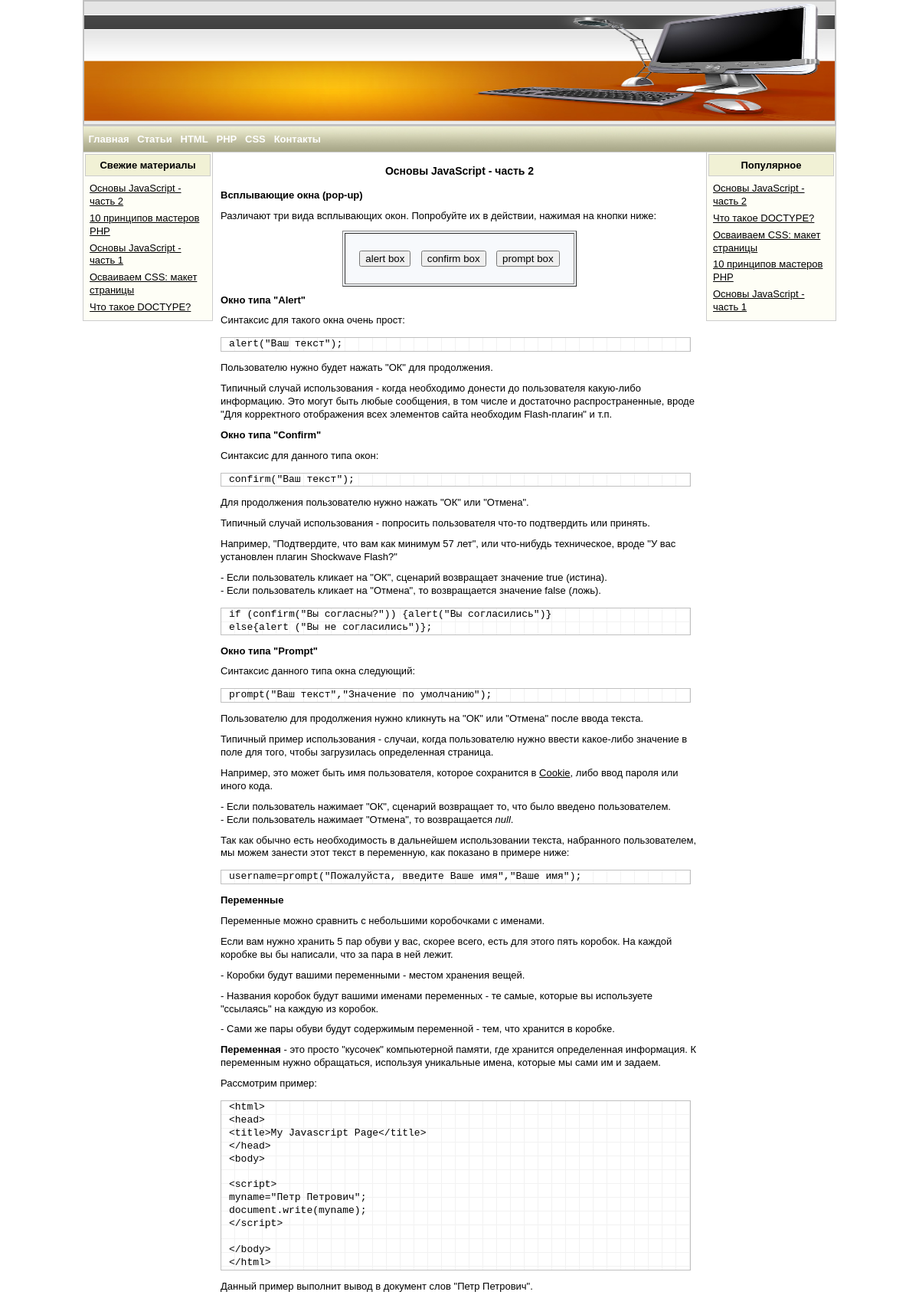
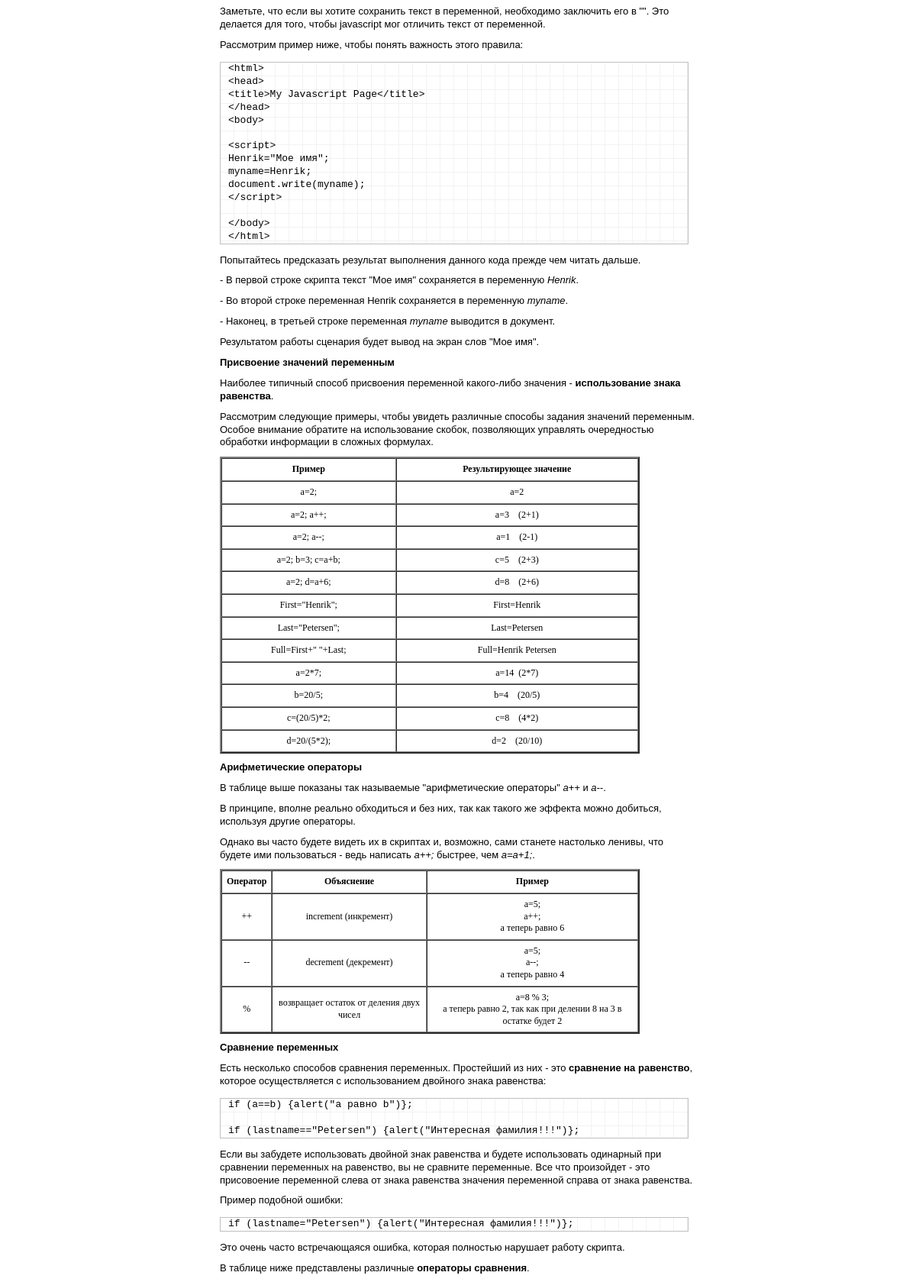
Page /materials/7 (upper part) on the committed database (2 pictures, top to bottom).
### tables this page shows
CREATE TABLE `materials` (
  `material_id` int(6) NOT NULL,
  `description` varchar(200) NOT NULL,
  `keywords` varchar(200) NOT NULL,
  `title` varchar(200) NOT NULL,
  `short_text` text NOT NULL,
  `main_text` text NOT NULL,
  `author` varchar(80) NOT NULL,
  `section0` varchar(30) NOT NULL,
  `section1` varchar(30) NOT NULL,
  `section2` varchar(30) NOT NULL,
  `section3` varchar(30) NOT NULL,
  `section4` varchar(30) NOT NULL,
  `small_img_url` varchar(200) NOT NULL,
  `count_views` int(8) NOT NULL DEFAULT '0',
  `date` timestamp NOT NULL DEFAULT CURRENT_TIMESTAMP ON UPDATE CURRENT_TIMESTAMP
);

### application/libraries/display_lib.php (called while the page is built, shortened)
<?php defined('BASEPATH') OR exit('No direct script access allowed');
class Display_lib
{
    public function user_page($data,$name)
    {
        $CI =& get_instance ();
        $CI->load->view('preheader_view',$data);
        $CI->load->view('header_view');
        $CI->load->view('top_navigation_view');
        $CI->load->view($name.'_view',$data);
        $CI->load->view('leftblock_view',$data);
        $CI->load->view('rightblock_view',$data);
    }
}

### application/controllers/materials.php (called while the page is built, shortened)
<?php defined('BASEPATH') OR exit('No direct script access allowed');
class Materials extends CI_Controller
{
    public function show($material_id)
    {
        $data = array();
        $data['latest_materials'] = $this->materials_model->get_latest();
        $data['popular_materials'] = $this->materials_model->get_popular();
        $data['main_info'] = $this->materials_model->get($material_id);
        if (empty($data['main_info']))
        {
            $data['info'] = 'Нет такого материала';
            $name = 'info';
            $this->display_lib->user_info_page($data,$name);
        }
        else
        {
            $counter_data = array('count_views' => $data['main_info']['count_views'] + 1);
            $this->materials_model->update_counter($material_id,$counter_data);
            $data['fail_captcha'] = '';
            $data['success_comment'] = '';
            $data['imgcode'] = $this->captcha_lib->captcha_actions();
            $data['comments_list'] = $this->comments_model->get_by($material_id);
            $name = 'materials/content';
            $this->display_lib->user_page($data,$name);
        }
    }
}

### index.php (called while the page is built, shortened)
<?php
require_once BASEPATH.'core/CodeIgniter.php';

### application/models/crud.php (called while the page is built, shortened)
<?php defined('BASEPATH') OR exit('No direct script access allowed');
class Crud extends CI_Model
{
    public $table = '';
    public $idkey = '';
    public function get($obj_id)
    {
        $this->db->where($this->idkey,$obj_id);
        $query = $this->db->get($this->table);
        return $query->row_array();
    }
}
?>

### application/models/materials_model.php (called while the page is built, shortened)
<?php defined('BASEPATH') OR exit('No direct script access allowed');
class Materials_model extends Crud
{
    public function get_latest()
    {
        $this->db->order_by ('material_id','desc');
        $this->db->limit (6);
        $query = $this->db->get('materials');
        return $query->result_array();
    }
    public function get_popular()
    {
        $this->db->order_by('count_views','desc');
        $this->db->limit (5);
        $query = $this->db->get('materials');
        return $query->result_array();
    }
    public function update_counter($material_id,$counter_data)
    {
        $this->db->where('material_id',$material_id);
        $this->db->update('materials',$counter_data);
    }
}
?>

### application/views/materials/content_view.php (the view, shortened to what this page needs)
<div id="wrapper">
    <div id="content">
        <h2><?=$main_info['title'];?></h2>
        <?=$main_info['main_text'];?>
    </div>
</div>

### application/views/leftblock_view.php
<div id="leftblock">
    <table>
        <tr>
            <td class="tdview">
                <h2 class = "sidebartitle">Свежие материалы</h2>
            </td>
        </tr>
        <tr>
            <td>
                <?php foreach ($latest_materials as $item):?>
                    <p><a href = "<?=base_url()."materials/$item[material_id]";?>"><?=$item['title'];?></a></p>
                <?php endforeach;?>
            </td>
        </tr>
    </table>
</div>

### application/views/rightblock_view.php
<div id="rightblock">
    <table>
        <tr>
            <td class="tdview">
                <h2 class = "sidebartitle">Популярное</h2>
            </td>
        </tr>
        <tr>
            <td>
                <?php foreach ($popular_materials as $item):?>
                    <p><a href = "<?=base_url()."materials/$item[material_id]";?>"><?=$item['title'];?></a></p>
                <?php endforeach;?>
            </td>
        </tr>
    </table>
</div>

### styles/style.css (style rules this page uses)
body { margin:0; padding:0; color:#000000; font-family: Verdana, Arial, Helvetica, sans-serif; }
a:link { color: #000000; }
pre { margin-left: 10px; margin-right: 20px; padding-left: 10px; padding-right: 10px; background: url('../img/pre_bg.gif') repeat; border: 1px solid silver; overflow:auto; overflow-y:hidden; }
div#wrapper { float: left; width: 100%; }
div#content { line-height: 1.3; margin: 0px 170px; margin-top: 10px; background: #ffffff; }
div#content p { color: #000000; font-size: 13px; font-weight: normal; margin: 10px; text-align: left; }
div#content h2 { font-size: 14px; margin: 15px 10px; text-align: center; }
div#leftblock { float: left; width: 170px; margin-left: -984px; margin-top: 0px; margin-bottom: 10px; text-align: left; border: 0px; }
div#leftblock table { width: 170px; background: #fefef6; border-top: 0px solid #cccccc; border-right: 1px solid #cccccc; border-bottom: 1px solid #cccccc; border-left: 1px solid #cccccc; border-spacing: 2px; }
div#leftblock p { margin: 5px; line-height: 1.3; text-align: left; font-size: 13px; font-weight: normal; color: #000000; }
div#rightblock { float: left; width: 170px; margin-top: 0px; margin-left: -170px; margin-bottom: 10px; text-align: left; border: 0px; }
div#rightblock table { width: 170px; background: #fefef6; border-top: 0px solid #cccccc; border-right: 1px solid #cccccc; border-bottom: 1px solid #cccccc; border-left: 1px solid #cccccc; border-spacing: 2px; }
div#rightblock p { margin: 5px; line-height: 1.3; text-align: left; font-size: 13px; font-weight: normal; color: #000000; }
.tdview { background: #f1f1d5; border-top: 1px solid #cccccc; border-bottom: 1px solid #cccccc; border-left: 1px solid #cccccc; border-right: 1px solid #cccccc; }
.sidebartitle { font-size: 13px; font-weight: bold; text-align: center; margin: 5px 0px; }

### rows in the picture
materials: title "Основы JavaScript - часть 2"
materials: title "10 принципов мастеров PHP"
materials: title "Основы JavaScript - часть 1"
materials: title "Осваиваем CSS: макет страницы"
materials: title "Что такое DOCTYPE?"
